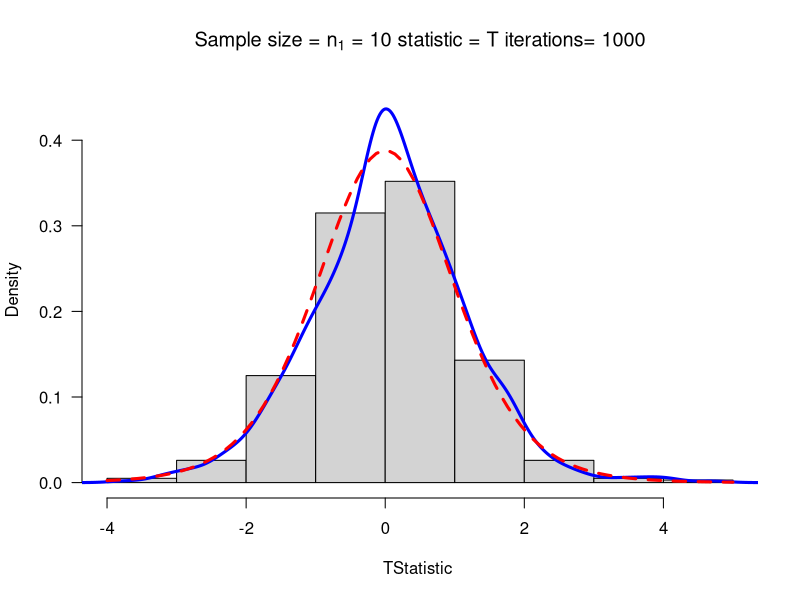

This chart was generated by the following R code: (Note: this script raises an error after producing the figure.)
#This is a model R function that you can alter for other statistics
# Copy this function twice and alter the two copies to make sampling distributions from the T distribution
myTsim<-function(n1=10,sigma1=3,mean1=5,iter=1000,ymax=0.1,...){    # adjust ymax to make graph fit
y1=rnorm(n1*iter,mean=mean1,sd=sigma1)# generate iter samples of size n1

data1.mat=matrix(y1,nrow=n1,ncol=iter,byrow=TRUE) # Each column is a sample size n1

sd1=apply(data1.mat,2,sd) # sd
ybar=apply(data1.mat,2,mean)  # mean

w=(ybar-mean1)/(sd1/sqrt(n1))      #T stat

hist(w,freq=FALSE, ylim=c(0,ymax), # Histogram with annotation
main=substitute(paste("Sample size = ",n[1]," = ",n1," statistic = ",T," iterations= ",iter)),
xlab=expression(paste(T, "Statistic",sep=" ")), las=1)
lines(density(w),col="Blue",lwd=3) # add a density plot
curve(dt(x,n1-1),add=TRUE,col="Red",lty=2,lwd=3) # add a theoretical curve
title=expression(T==frac((bar(y)-mu),s/sqrt(n1))) #mathematical annotation -see ?plotmath
legend(locator(1),c("Simulated","Theoretical"),col=c("Blue","Red"),lwd=4,lty=1:2,bty="n",title=title) # Legend #
return(list(w=w,summary=summary(w),sd=sd(w),fun="T")) # some output to use if needed
}

#1
windows()
myTsim(n1 = 10, iter = 1000, mean1 = 10, sigma1 = 4, ymax = 0.45)

#2
windows()
myTsim(n1 = 20, iter = 1000, mean1 = 10, sigma1 = 4, ymax = 0.45)

#3
windows()
myTsim(n1 = 100, iter = 1000, mean1 = 10, sigma1 = 4, ymax = 0.45)

#4
windows()
myTsim(n1 = 200, iter = 1000, mean1 = 10, sigma1 = 4, ymax = 0.45)

# T
windows()
T = myTsim(n1 = 10, iter = 1500, mean1 = 20, sigma1 = 10, ymax = 0.45)

windows()
hist(T$w, col = rainbow(8))
